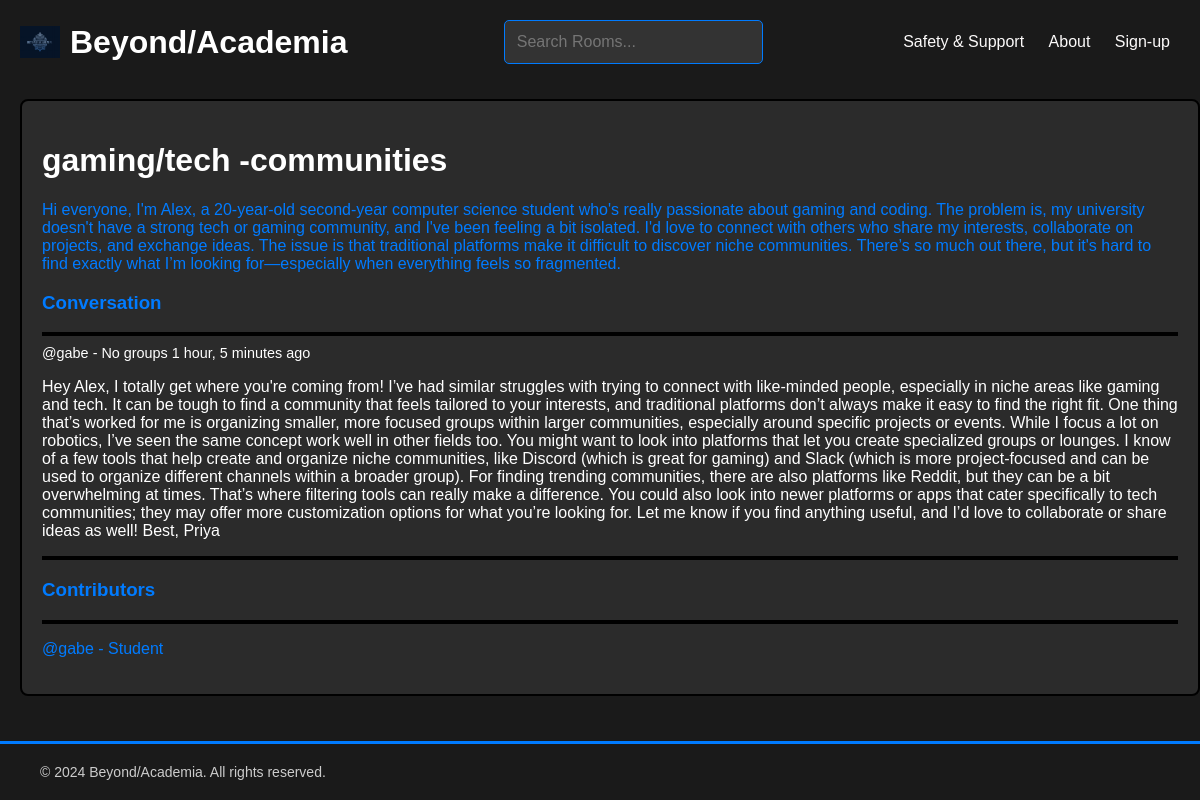
The page /room/24/ on the database its author committed.
### base/models.py (models this page shows, shortened)
class Room(models.Model):
    host = models.ForeignKey(User, on_delete=models.SET_NULL, null=True)
    topic = models.ForeignKey(Topic, on_delete=models.SET_NULL, null=True)
    name = models.CharField(max_length=200)
    description = models.TextField(null=True, blank=True)
    participants = models.ManyToManyField(User, related_name='participants', blank=True)
    updated = models.DateTimeField(auto_now=True)
    created = models.DateTimeField(auto_now_add=True)
    class Meta:
        ordering = ['-updated','created']

class Message(models.Model):
    user = models.ForeignKey(User, on_delete=models.CASCADE)
    room = models.ForeignKey(Room, on_delete=models.CASCADE)
    body = models.TextField()
    updated = models.DateTimeField(auto_now=True)
    created = models.DateTimeField(auto_now_add=True)
    class Meta:
        ordering = ['-updated','created']

### base/views.py (the view, shortened to what this page needs)
# urls.py: path("room/",views.room, name="room"),
def room(request, pk):
    room = Room.objects.get(id=pk)
    room_messages = room.message_set.all()  # Assuming a reverse relation named `message_set`
    participants = room.participants.all()
    context = {'room': room, 'room_messages': room_messages, 'participants': participants}
    return render(request, 'base/room.html', context)

### base/templates/base/room.html (shortened to what this page needs)
{% extends 'main.html' %}
{% load static %}
{% block content %}
<div class="room-container">
    <div class="room-box">
        <h1>{{ room.name }}</h1>
        <p>{{ room.description }}</p>
        <div  class="comment-wrapper">
            <h3>Conversation</h3>
            <hr>
            {% for message in room_messages %}
            <div class="roomcon">
                <small style="color: white;">@{{ message.user }} -
                    {% for group in user.groups.all %}
                {{ group.name }}
                {% if not forloop.last %}, {% endif %}
            {% empty %}
                No groups
            {% endfor %}{{ message.created|timesince }} ago </small>
                <p style="color: white;">{{ message.body }}</p>
                <hr>
            </div>
            {% endfor %}
        </div>
    </div>
    <div class="contributors">
    <h3>Contributors</h3>
    <hr>
    {% for user in participants %}
    <div>
        <p>@{{ user.username }} -
            {% for group in user.groups.all %}
                {{ group.name }}
            {% empty %}
                No groups
            {% endfor %}
        </p>
    </div>
    {% endfor %}
</div>
{% endblock %}

### static/css/main.css (style rules this page uses)
body { background-color:#1a1a1a; font-family: Arial, sans-serif; margin: 0; padding: 0; color: #007BFF; align-items: center; }
.room-container { border: 2px solid black; padding: 20px; margin: 15px 0; background-color: #2b2b2b; border-radius: 8px; margin-left: 20px; }
.room-container small { font-size: 0.9rem; color: #555; }
.room-container hr { border: 2px solid black; margin-top: 10px; }
h1 { color: #ffffff; font-size: 2rem; }

### rows shown on the page
Room: name "gaming/tech -communities", description "Hi everyone, I'm Alex, a 20-year-old second-year computer science student who's really passionate about gaming and coding. The problem is, my university doesn't have a strong tech or gaming community, and I've been feeling a bit isolated. I'd love to connect with others who share my interests, collaborate on projects, and exchange ideas. The issue is that traditional platforms make it difficult to discover niche communities. There’s so much out there, but it's hard to find exactly what I’m looking for—especially when everything feels so fragmented."
Message: user "gabe", created "1 hour, 5 minutes", body "Hey Alex, I totally get where you're coming from! I’ve had similar struggles with trying to connect with like-minded people, especially in niche areas like gaming and tech. It can be tough to find a community that feels tailored to your interests, and traditional platforms don’t always make it easy to find the right fit. One thing that’s worked for me is organizing smaller, more focused groups within larger communities, especially around specific projects or events. While I focus a lot on robotics, I’ve seen the same concept work well in other fields too. You might want to look into platforms that let you create specialized groups or lounges. I know of a few tools that help create and…"

### other values the page prints
{{ user.username }} "gabe"
{{ group.name }} "Student"
